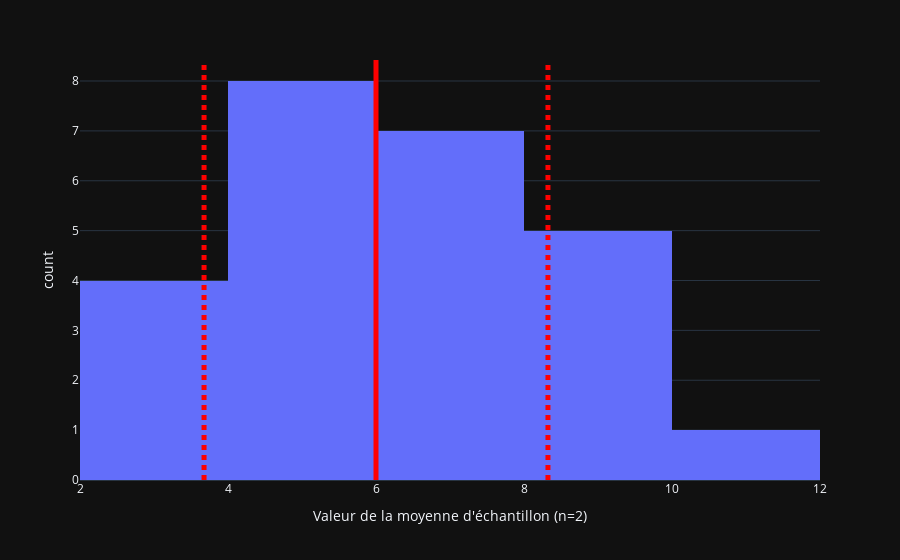

The code cell stored with this chart in its notebook:
### Code cell
#
# Version plotly
#
fig = px.histogram(echantillon_df, x='moyenne')

fig.add_vline(x=np.mean(echantillon_df['moyenne']), line_dash = 'solid', line_color = 'red', line_width=linewidth)
fig.add_vline(x=np.mean(echantillon_df['moyenne'])-np.std(echantillon_df['moyenne']), line_dash = 'dot', line_color = color, line_width=linewidth)
fig.add_vline(x=np.mean(echantillon_df['moyenne'])+np.std(echantillon_df['moyenne']), line_dash = 'dot', line_color = color, line_width=linewidth)
fig.update_xaxes(title="Valeur de la moyenne d'échantillon (n=2)")

fig.show()

### Figure 1 — Plotly figure (JSON) as saved in the notebook; plotly's stock layout.template omitted (floating-point values rounded to 4 significant figures)
{"data": [{"alignmentgroup": "True", "bingroup": "x", "hovertemplate": "moyenne=%{x}<br>count=%{y}<extra></extra>", "legendgroup": "", "marker": {"color": "#636efa", "pattern": {"shape": ""}}, "name": "", "offsetgroup": "", "orientation": "v", "showlegend": false, "x": [2.0, 2.5, 4.0, 5.0, 6.5, 2.5, 3.0, 4.5, 5.5, 7.0, 4.0, 4.5, 6.0, 7.0, 8.5, 5.0, 5.5, 7.0, 8.0, 9.5, 6.5, 7.0, 8.5, 9.5, 11.0], "xaxis": "x", "yaxis": "y", "type": "histogram"}], "layout": {"xaxis": {"anchor": "y", "domain": [0.0, 1.0], "title": {"text": "Valeur de la moyenne d'échantillon (n=2)"}}, "yaxis": {"anchor": "x", "domain": [0.0, 1.0], "title": {"text": "count"}}, "legend": {"tracegroupgap": 0}, "margin": {"t": 60}, "barmode": "relative", "shapes": [{"line": {"color": "red", "dash": "solid", "width": 5}, "type": "line", "x0": 6.0, "x1": 6.0, "xref": "x", "y0": 0, "y1": 1, "yref": "y domain"}, {"line": {"color": "red", "dash": "dot", "width": 5}, "type": "line", "x0": 3.676, "x1": 3.676, "xref": "x", "y0": 0, "y1": 1, "yref": "y domain"}, {"line": {"color": "red", "dash": "dot", "width": 5}, "type": "line", "x0": 8.324, "x1": 8.324, "xref": "x", "y0": 0, "y1": 1, "yref": "y domain"}]}}
